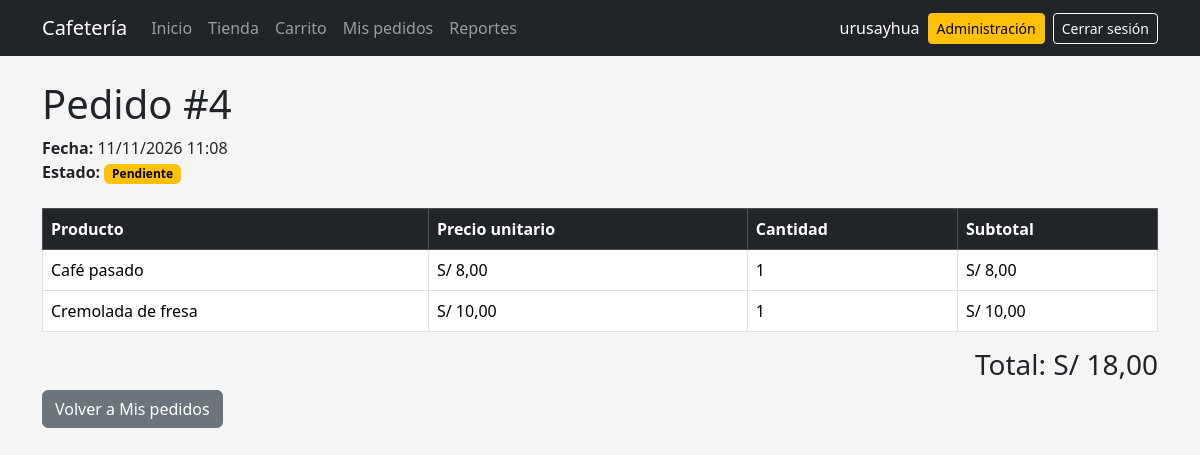
Before: /pedido/4/ (signed in) with the older database file.
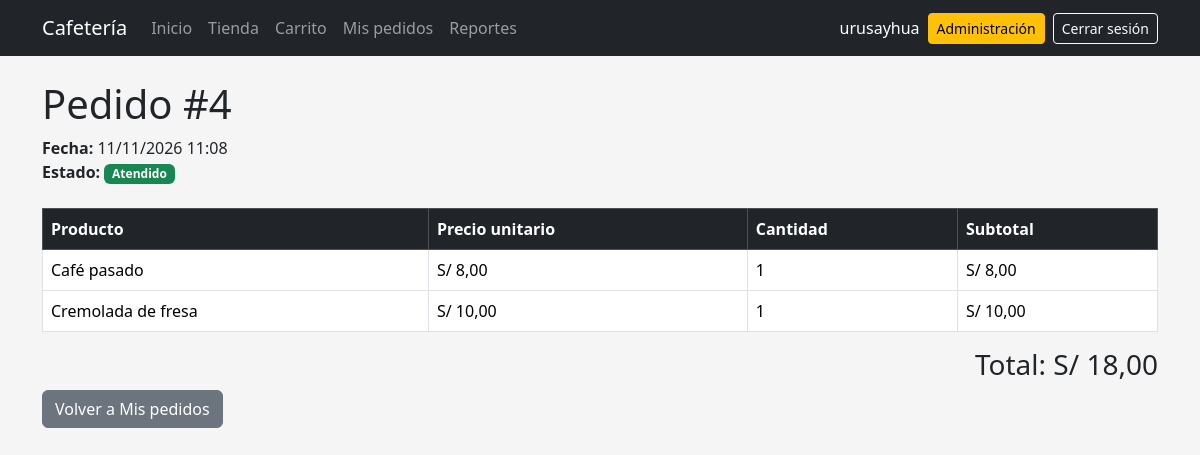
After: the same page with the newer database file.
### pedidos/views.py (the view)
@login_required
def detalle_pedido(
    request,
    pedido_id,
):
    pedido = get_object_or_404(
        Pedido,
        id=pedido_id,
        usuario=request.user,
    )
    detalles = (
        pedido.detalles
        .select_related("producto")
        .all()
    )
    return render(
        request,
        "pedidos/detalle.html",
        {
            "pedido": pedido,
            "detalles": detalles,
        },
    )

### pedidos/models.py (called while the page is built)
    @property
    def subtotal(self):
        return self.precio_unitario * self.cantidad

### pedidos/templates/pedidos/detalle.html
{% extends "base.html" %}
{% block content %}
<h1>
    Pedido #{{ pedido.id }}
</h1>
<div class="mb-4">
    <strong>
        Fecha:
    </strong>
    {{ pedido.fecha|date:"d/m/Y H:i" }}
    <br>
    <strong>
    Estado:
    </strong>
    {% include "pedidos/_estado_badge.html" with pedido=pedido %}
</div>
<div class="table-responsive">
    <table class="table table-bordered">
        <thead class="table-dark">
            <tr>
                <th>
                    Producto
                </th>
                <th>
                    Precio unitario
                </th>
                <th>
                    Cantidad
                </th>
                <th>
                    Subtotal
                </th>
            </tr>
        </thead>
        <tbody>
            {% for detalle in detalles %}
            <tr>
                <td>
                    {{ detalle.producto.nombre }}
                </td>
                <td>
                    S/ {{ detalle.precio_unitario }}
                </td>
                <td>
                    {{ detalle.cantidad }}
                </td>
                <td>
                    S/ {{ detalle.subtotal }}
                </td>
            </tr>
            {% empty %}
            <tr>
                <td colspan="4" class="text-center">
                    No existen productos.
                </td>
            </tr>
            {% endfor %}
        </tbody>
    </table>
</div>
<div class="text-end">
    <h3>
        Total:
        S/ {{ pedido.total }}
    </h3>
</div>
<a href="{% url 'mis_pedidos' %}" class="btn btn-secondary">
    Volver a Mis pedidos
</a>
{% endblock %}

Changed rows visible on the page:
changed Pedido id 4: estado "PENDIENTE" → "ATENDIDO" (drawn)
Other visible differences:
text no longer shown: "Pendiente"
text now shown: "Atendido"
